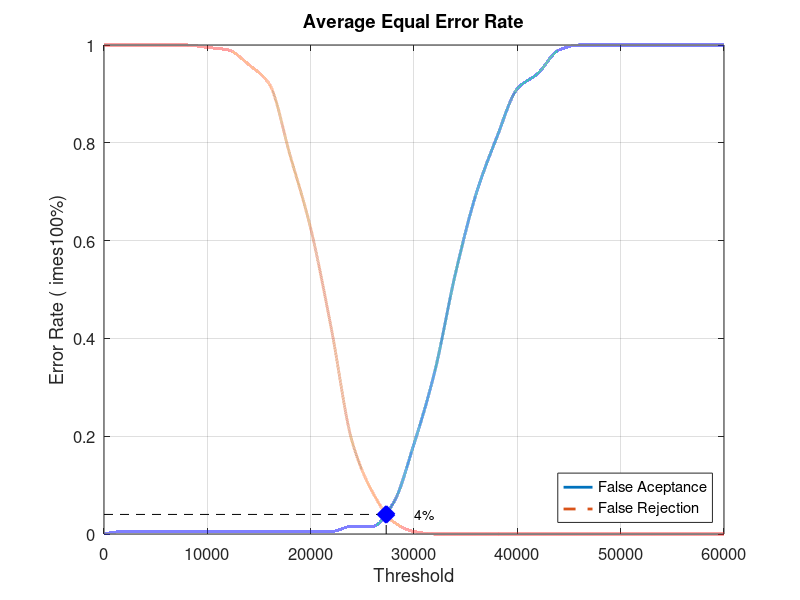
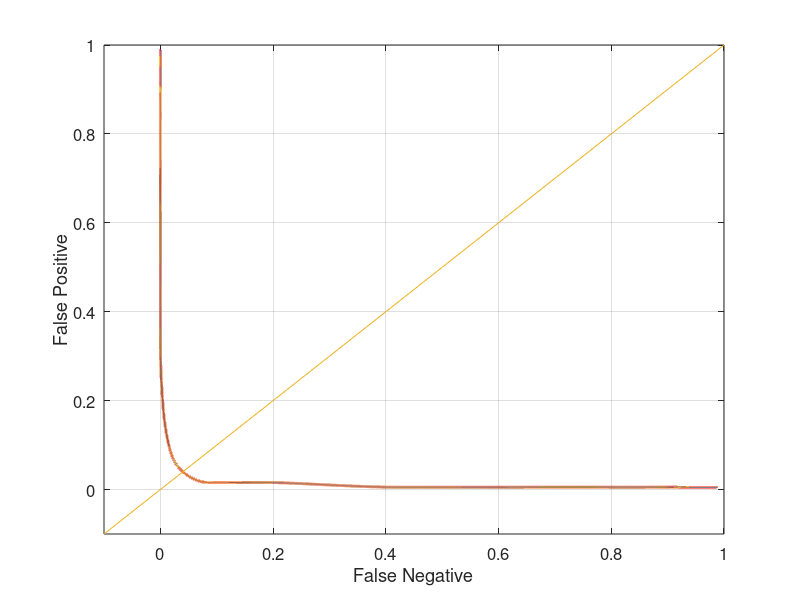

The MATLAB source for these figures, in order:
close all;
clear;
clc;
x = 0:2000:60000;
xq = 0:0.5:60000;

y0 = [0 0.00526316 0.00526316 0.00526316 0.00526316 0.00526316 0.00526316 0.00526316 0.00526316 0.00526316 0.00526316 0.00526316 0.0157895 0.0157895 0.0631579 0.184211 0.331579 0.531579 0.694737 0.810526 0.910526 0.942105 0.989474 1 1 1 1 1 1 1 1]
yy0 = interp1(x, y0, xq, 'pchip');
y1 = [1 1 1 1 1 0.995 0.99 0.96 0.92 0.775 0.625 0.42 0.19 0.085 0.025 0.005 0 0 0 0 0 0 0 0 0 0 0 0 0 0 0]
yy1 = interp1(x, y1, xq, 'pchip');

% Calculating EER: 
y2 = abs(y0 - y1);
find(y2 == min(y2))
yy2 = abs(yy0 - yy1);
xEER = find(yy2 == min(yy2));
xEERIndex = xq(xEER) % X-axis EER
yEER = yy0(xEER) % Y-axis EER

main = figure
plot(xq, yy0,'-','LineWidth', 2);	hold on
plot(xq, yy1,'--','LineWidth', 2);	hold on
plot([xEERIndex xEERIndex], [0 yEER], 'k--');	hold on
plot([0 xEERIndex], [yEER yEER], 'k--');	hold on
plot(xEERIndex, yEER, 'bx', 'LineWidth', 10);	hold on
text(xEERIndex + 10 * xEERIndex / 100, yEER, [num2str(round((10000 * yEER)) / 100) '%'])
legend('False Aceptance', 'False Rejection', 'Location', 'SouthEast')
xlabel('Threshold')
ylabel('Error Rate (	imes100%)')
title('Average Equal Error Rate')
set(gca, 'FontSize', 12)
axis([0 60000 0 1])
grid on

print(main, 'Database3_2Main', '-dpng');
FNRxFPR = figure('Color', [1 1 1]);
plot(yy1, yy0, '-', yy1, yy0, 'LineWidth', 2);
hold on
y = -0.1:0.1:1
plot(y, y); 
set(gca, 'FontSize', 12)
xlabel('False Negative')
ylabel('False Positive')
axis([-0.1 1 -0.1 1])
set(gca, 'FontSize', 12)
grid on

print(FNRxFPR, 'Database3_2FNRxFPR','-dpng');
